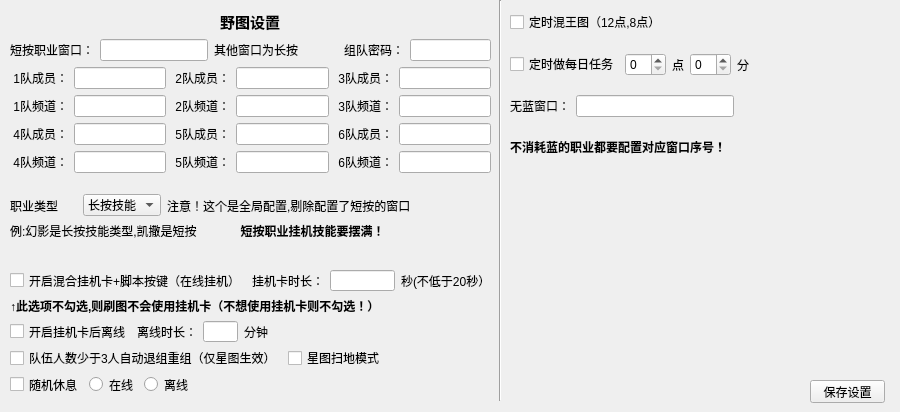
      <widget class="QWidget" name="tab_2">
       <attribute name="title">
        <string>刷图设置</string>
       </attribute>
       <widget class="QWidget" name="horizontalLayoutWidget_5">
        <property name="geometry">
         <rect>
          <x>10</x>
          <y>10</y>
          <width>481</width>
          <height>163</height>
         </rect>
        </property>
        <layout class="QHBoxLayout" name="horizontalLayout_4">
         <item>
          <layout class="QVBoxLayout" name="verticalLayout_2" stretch="0,5,0,0,0,0">
           <item>
            <layout class="QHBoxLayout" name="horizontalLayout_5">
             <item>
              <widget class="QLabel" name="label_4">
               <property name="sizePolicy">
                <sizepolicy hsizetype="Maximum" vsizetype="Preferred">
                 <horstretch>0</horstretch>
                 <verstretch>0</verstretch>
                </sizepolicy>
               </property>
               <property name="font">
                <font>
                 <pointsize>11</pointsize>
                 <weight>75</weight>
                 <bold>true</bold>
                </font>
               </property>
               <property name="text">
                <string>野图设置</string>
               </property>
               <property name="alignment">
                <set>Qt::AlignCenter</set>
               </property>
              </widget>
             </item>
            </layout>
           </item>
           <item>
            <layout class="QHBoxLayout" name="horizontalLayout_6" stretch="0,0,1,2">
             <item>
              <layout class="QHBoxLayout" name="horizontalLayout_14">
               <item>
                <widget class="QLabel" name="label_26">
                 <property name="text">
                  <string>短按职业窗口：</string>
                 </property>
                </widget>
               </item>
               <item>
                <widget class="QLineEdit" name="zhiye_edit"/>
               </item>
               <item>
                <widget class="QLabel" name="label_28">
                 <property name="text">
                  <string>其他窗口为长按</string>
                 </property>
                </widget>
               </item>
              </layout>
             </item>
             <item>
              <spacer name="horizontalSpacer_4">
               <property name="orientation">
                <enum>Qt::Horizontal</enum>
               </property>
               <property name="sizeHint" stdset="0">
                <size>
                 <width>40</width>
                 <height>20</height>
                </size>
               </property>
              </spacer>
             </item>
             <item>
              <widget class="QLabel" name="label_8">
               <property name="text">
                <string>组队密码：</string>
               </property>
              </widget>
             </item>
             <item>
              <widget class="QLineEdit" name="team_pwd_edit">
               <property name="alignment">
                <set>Qt::AlignRight|Qt::AlignTrailing|Qt::AlignVCenter</set>
               </property>
              </widget>
             </item>
            </layout>
           </item>
           <item>
            <layout class="QHBoxLayout" name="horizontalLayout_13" stretch="1,0,1,0,1,0">
             <item>
              <widget class="QLabel" name="label_23">
               <property name="text">
                <string> 1队成员：</string>
               </property>
              </widget>
             </item>
             <item>
              <widget class="QLineEdit" name="d1_duiyuan_edit"/>
             </item>
             <item>
              <widget class="QLabel" name="label_24">
               <property name="text">
                <string> 2队成员：</string>
               </property>
              </widget>
             </item>
             <item>
              <widget class="QLineEdit" name="d2_duiyuan_edit"/>
             </item>
             <item>
              <widget class="QLabel" name="label_25">
               <property name="text">
                <string> 3队成员：</string>
               </property>
              </widget>
             </item>
             <item>
              <widget class="QLineEdit" name="d3_duiyuan_edit"/>
             </item>
            </layout>
           </item>
           <item>
            <layout class="QHBoxLayout" name="horizontalLayout_10" stretch="1,0,1,0,1,0">
             <item>
              <widget class="QLabel" name="label_12">
               <property name="text">
                <string> 1队频道：</string>
               </property>
              </widget>
             </item>
             <item>
              <widget class="QLineEdit" name="d1_pindao_edit"/>
             </item>
             <item>
              <widget class="QLabel" name="label_13">
               <property name="text">
                <string> 2队频道：</string>
               </property>
              </widget>
             </item>
             <item>
              <widget class="QLineEdit" name="d2_pindao_edit"/>
             </item>
             <item>
              <widget class="QLabel" name="label_14">
               <property name="text">
                <string> 3队频道：</string>
               </property>
              </widget>
             </item>
             <item>
              <widget class="QLineEdit" name="d3_pindao_edit"/>
             </item>
            </layout>
           </item>
           <item>
            <layout class="QHBoxLayout" name="horizontalLayout_36">
             <item>
              <widget class="QLabel" name="label_56">
               <property name="text">
                <string> 4队成员：</string>
               </property>
              </widget>
             </item>
             <item>
              <widget class="QLineEdit" name="d4_duiyuan_edit"/>
             </item>
             <item>
              <widget class="QLabel" name="label_57">
               <property name="text">
                <string> 5队成员：</string>
               </property>
              </widget>
             </item>
             <item>
              <widget class="QLineEdit" name="d5_duiyuan_edit"/>
             </item>
             <item>
              <widget class="QLabel" name="label_58">
               <property name="text">
                <string> 6队成员：</string>
               </property>
              </widget>
             </item>
             <item>
              <widget class="QLineEdit" name="d6_duiyuan_edit"/>
             </item>
            </layout>
           </item>
           <item>
            <layout class="QHBoxLayout" name="horizontalLayout_35">
             <item>
              <widget class="QLabel" name="label_17">
               <property name="text">
                <string> 4队频道：</string>
               </property>
              </widget>
             </item>
             <item>
              <widget class="QLineEdit" name="d4_pindao_edit"/>
             </item>
             <item>
              <widget class="QLabel" name="label_54">
               <property name="text">
                <string> 5队频道：</string>
               </property>
              </widget>
             </item>
             <item>
              <widget class="QLineEdit" name="d5_pindao_edit"/>
             </item>
             <item>
              <widget class="QLabel" name="label_55">
               <property name="text">
                <string> 6队频道：</string>
               </property>
              </widget>
             </item>
             <item>
              <widget class="QLineEdit" name="d6_pindao_edit"/>
             </item>
            </layout>
           </item>
          </layout>
         </item>
        </layout>
       </widget>
       <widget class="QWidget" name="verticalLayoutWidget_6">
        <property name="geometry">
         <rect>
          <x>510</x>
          <y>10</y>
          <width>381</width>
          <height>161</height>
         </rect>
        </property>
        <layout class="QVBoxLayout" name="verticalLayout_8">
         <item>
          <widget class="QCheckBox" name="boss_check_box">
           <property name="text">
            <string>定时混王图（12点,8点）</string>
           </property>
          </widget>
         </item>
         <item>
          <layout class="QHBoxLayout" name="horizontalLayout">
           <item>
            <widget class="QCheckBox" name="meiti_check_box">
             <property name="text">
              <string>定时做每日任务</string>
             </property>
            </widget>
           </item>
           <item>
            <widget class="QSpinBox" name="meiri_time_box">
             <property name="maximum">
              <number>24</number>
             </property>
            </widget>
           </item>
           <item>
            <widget class="QLabel" name="label">
             <property name="text">
              <string>点</string>
             </property>
            </widget>
           </item>
           <item>
            <widget class="QSpinBox" name="fenz_box">
             <property name="maximum">
              <number>59</number>
             </property>
            </widget>
           </item>
           <item>
            <widget class="QLabel" name="label_6">
             <property name="text">
              <string>分</string>
             </property>
            </widget>
           </item>
           <item>
            <spacer name="horizontalSpacer_7">
             <property name="orientation">
              <enum>Qt::Horizontal</enum>
             </property>
             <property name="sizeHint" stdset="0">
              <size>
               <width>40</width>
               <height>20</height>
              </size>
             </property>
            </spacer>
           </item>
          </layout>
         </item>
         <item>
          <layout class="QHBoxLayout" name="horizontalLayout_16">
           <item>
            <widget class="QLabel" name="label_7">
             <property name="text">
              <string>无蓝窗口：</string>
             </property>
            </widget>
           </item>
           <item>
            <widget class="QLineEdit" name="d_use_mp_edit"/>
           </item>
           <item>
            <spacer name="horizontalSpacer_8">
             <property name="orientation">
              <enum>Qt::Horizontal</enum>
             </property>
             <property name="sizeHint" stdset="0">
              <size>
               <width>40</width>
               <height>20</height>
              </size>
             </property>
            </spacer>
           </item>
          </layout>
         </item>
         <item>
          <widget class="QLabel" name="label_40">
           <property name="font">
            <font>
             <weight>75</weight>
             <bold>true</bold>
            </font>
           </property>
           <property name="text">
            <string>不消耗蓝的职业都要配置对应窗口序号！</string>
           </property>
          </widget>
         </item>
        </layout>
       </widget>
       <widget class="QWidget" name="horizontalLayoutWidget">
        <property name="geometry">
         <rect>
          <x>10</x>
          <y>190</y>
          <width>401</width>
          <height>31</height>
         </rect>
        </property>
        <layout class="QHBoxLayout" name="horizontalLayout_15">
         <item>
          <widget class="QLabel" name="label_10">
           <property name="text">
            <string>职业类型</string>
           </property>
          </widget>
         </item>
         <item>
          <widget class="QComboBox" name="zhiye_choose_box">
           <item>
            <property name="text">
             <string>长按技能</string>
            </property>
           </item>
           <item>
            <property name="text">
             <string>短按</string>
            </property>
           </item>
          </widget>
         </item>
         <item>
          <widget class="QLabel" name="label_27">
           <property name="text">
            <string>注意！这个是全局配置,剔除配置了短按的窗口</string>
           </property>
          </widget>
         </item>
        </layout>
       </widget>
       <widget class="QWidget" name="verticalLayoutWidget_8">
        <property name="geometry">
         <rect>
          <x>10</x>
          <y>270</y>
          <width>481</width>
          <height>124</height>
         </rect>
        </property>
        <layout class="QVBoxLayout" name="verticalLayout_10">
         <item>
          <layout class="QHBoxLayout" name="horizontalLayout_21" stretch="5,0,0,0">
           <item>
            <widget class="QCheckBox" name="open_auto_box">
             <property name="text">
              <string>开启混合挂机卡+脚本按键（在线挂机）</string>
             </property>
            </widget>
           </item>
           <item>
            <widget class="QLabel" name="label_47">
             <property name="text">
              <string>挂机卡时长：</string>
             </property>
            </widget>
           </item>
           <item>
            <widget class="QLineEdit" name="autobat_time_edit"/>
           </item>
           <item>
            <widget class="QLabel" name="label_48">
             <property name="text">
              <string>秒(不低于20秒）</string>
             </property>
            </widget>
           </item>
          </layout>
         </item>
         <item>
          <widget class="QLabel" name="label_38">
           <property name="font">
            <font>
             <weight>75</weight>
             <bold>true</bold>
            </font>
           </property>
           <property name="text">
            <string>↑此选项不勾选,则刷图不会使用挂机卡（不想使用挂机卡则不勾选！）</string>
           </property>
          </widget>
         </item>
         <item>
          <layout class="QHBoxLayout" name="horizontalLayout_20" stretch="2,1,1,1,6">
           <item>
            <widget class="QCheckBox" name="is_exitgame_box">
             <property name="text">
              <string>开启挂机卡后离线</string>
             </property>
            </widget>
           </item>
           <item>
            <widget class="QLabel" name="label_32">
             <property name="text">
              <string>离线时长：</string>
             </property>
            </widget>
           </item>
           <item>
            <widget class="QLineEdit" name="auto_time_edit"/>
           </item>
           <item>
            <widget class="QLabel" name="label_33">
             <property name="text">
              <string>分钟</string>
             </property>
            </widget>
           </item>
           <item>
            <spacer name="horizontalSpacer_11">
             <property name="orientation">
              <enum>Qt::Horizontal</enum>
             </property>
             <property name="sizeHint" stdset="0">
              <size>
               <width>40</width>
               <height>20</height>
              </size>
             </property>
            </spacer>
           </item>
          </layout>
         </item>
         <item>
          <layout class="QHBoxLayout" name="horizontalLayout_19">
           <item>
            <widget class="QCheckBox" name="is_exit_team_box">
             <property name="text">
              <string>队伍人数少于3人自动退组重组（仅星图生效）</string>
             </property>
            </widget>
           </item>
           <item>
            <widget class="QCheckBox" name="saodi_box">
             <property name="text">
              <string>星图扫地模式</string>
             </property>
            </widget>
           </item>
          </layout>
         </item>
         <item>
          <layout class="QHBoxLayout" name="horizontalLayout_25">
           <item>
            <widget class="QCheckBox" name="auto_wait_box">
             <property name="text">
              <string>随机休息</string>
             </property>
            </widget>
           </item>
           <item>
            <widget class="QRadioButton" name="radioButton2">
             <property name="text">
              <string>在线</string>
             </property>
            </widget>
           </item>
           <item>
            <widget class="QRadioButton" name="radioButton">
             <property name="text">
              <string>离线</string>
             </property>
            </widget>
           </item>
           <item>
            <spacer name="horizontalSpacer_14">
             <property name="orientation">
              <enum>Qt::Horizontal</enum>
             </property>
             <property name="sizeHint" stdset="0">
              <size>
               <width>40</width>
               <height>20</height>
              </size>
             </property>
            </spacer>
           </item>
          </layout>
         </item>
        </layout>
       </widget>
       <widget class="Line" name="line">
        <property name="geometry">
         <rect>
          <x>490</x>
          <y>0</y>
          <width>20</width>
          <height>401</height>
         </rect>
        </property>
        <property name="orientation">
         <enum>Qt::Vertical</enum>
        </property>
       </widget>
       <widget class="QPushButton" name="save_setting_btn_2">
        <property name="geometry">
         <rect>
          <x>810</x>
          <y>380</y>
          <width>75</width>
          <height>23</height>
         </rect>
        </property>
        <property name="text">
         <string>保存设置</string>
        </property>
       </widget>
       <widget class="QWidget" name="horizontalLayoutWidget_3">
        <property name="geometry">
         <rect>
          <x>10</x>
          <y>220</y>
          <width>401</width>
          <height>21</height>
         </rect>
        </property>
        <layout class="QHBoxLayout" name="horizontalLayout_2">
         <item>
          <widget class="QLabel" name="label_15">
           <property name="text">
            <string>例:幻影是长按技能类型,凯撒是短按</string>
           </property>
          </widget>
         </item>
         <item>
          <widget class="QLabel" name="label_39">
           <property name="font">
            <font>
             <weight>75</weight>
             <bold>true</bold>
            </font>
           </property>
           <property name="text">
            <string>短按职业挂机技能要摆满！</string>
           </property>
           <property name="alignment">
            <set>Qt::AlignCenter</set>
           </property>
          </widget>
         </item>
        </layout>
       </widget>
      </widget>
